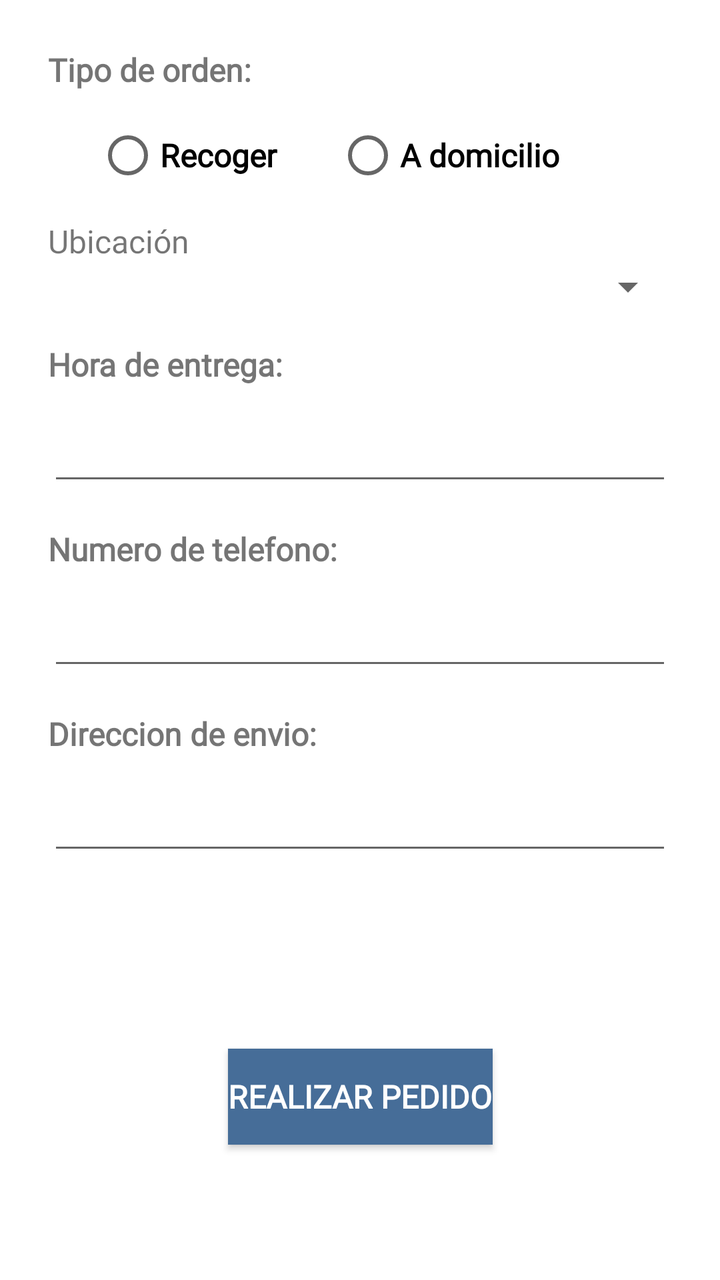
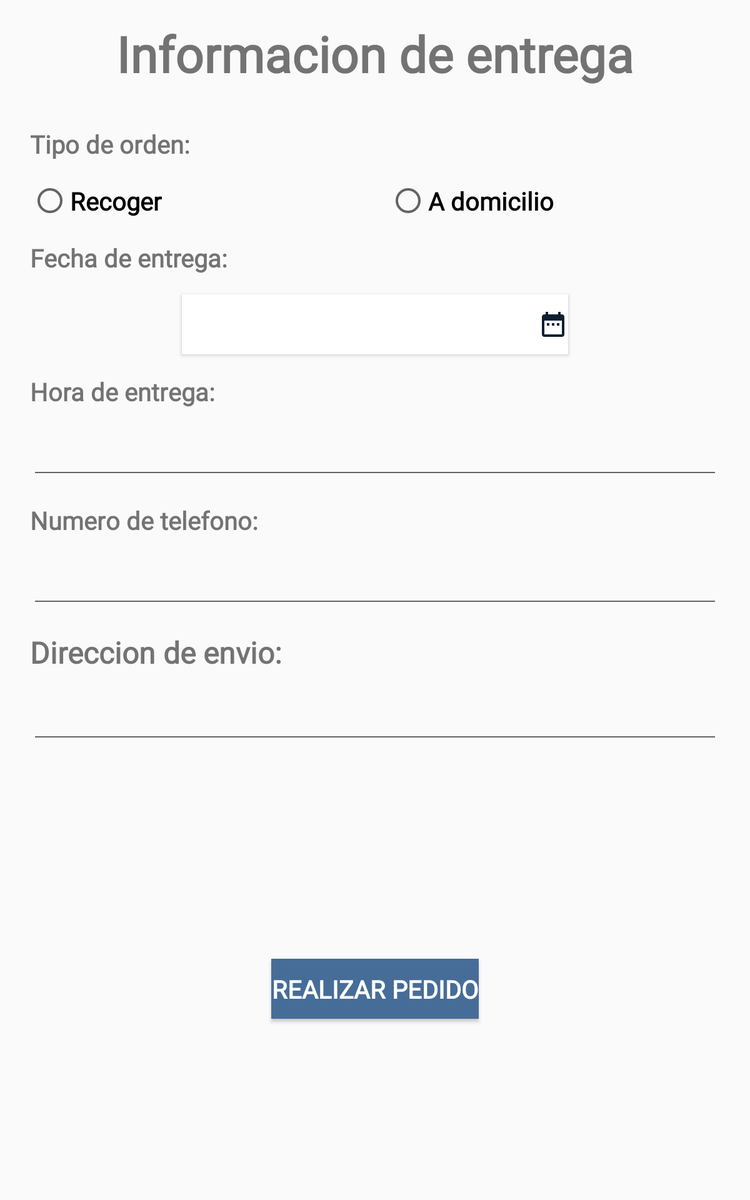

The same Android screen from two of the app's own layout files: first res/layout/ as a phone draws it, then the repository's variant for another configuration, drawn on a device whose configuration selects that folder. Both files follow.
<!-- AndroidManifest.xml: application theme AppTheme -->
<!-- res/layout/fragment_complete_order.xml -->
<?xml version="1.0" encoding="utf-8"?>
<androidx.constraintlayout.widget.ConstraintLayout xmlns:android="http://schemas.android.com/apk/res/android"
    xmlns:app="http://schemas.android.com/apk/res-auto"
    xmlns:tools="http://schemas.android.com/tools"
    android:layout_width="match_parent"
    android:layout_height="match_parent"
    android:background="#FFFF"
    tools:context=".FragmentCompleteOrder">


    <RadioGroup
        android:id="@+id/opcionesSer"
        android:layout_width="340dp"
        android:layout_height="wrap_content"
        android:layout_marginStart="24dp"
        android:layout_marginBottom="24dp"

        android:orientation="horizontal"
        app:layout_constraintBottom_toTopOf="@+id/textType2"
        app:layout_constraintStart_toStartOf="parent"
        app:layout_constraintTop_toBottomOf="@+id/textType">



        <RadioButton
            android:id="@+id/btnCollect"
            android:layout_width="96dp"
            android:layout_height="wrap_content"
            android:layout_marginStart="24dp"
            android:layout_marginTop="16dp"
            android:fontFamily="@font/halant"
            android:text="@string/type_order_btn"
            android:textSize="@dimen/size_content_letter"
            app:layout_constraintBottom_toBottomOf="@+id/btnAtHome"
            app:layout_constraintStart_toStartOf="parent"
            app:layout_constraintTop_toBottomOf="@+id/textType" />

        <RadioButton
            android:id="@+id/btnAtHome"
            android:layout_width="wrap_content"
            android:layout_height="wrap_content"
            android:layout_marginStart="24dp"
            android:layout_marginTop="16dp"
            android:fontFamily="@font/halant"
            android:text="@string/type_order_btn2"
            android:textSize="@dimen/size_content_letter"
            app:layout_constraintEnd_toEndOf="parent"
            app:layout_constraintStart_toEndOf="@+id/btnCollect"
            app:layout_constraintTop_toBottomOf="@+id/textType" />


    </RadioGroup>


    <TextView
        android:id="@+id/textType"
        android:layout_width="wrap_content"
        android:layout_height="wrap_content"
        android:layout_marginStart="24dp"
        android:layout_marginTop="24dp"
        android:fontFamily="@font/halant"
        android:text="@string/type_order_textview"
        android:textSize="@dimen/size_content_letter"
        app:layout_constraintEnd_toEndOf="parent"
        app:layout_constraintHorizontal_bias="0.0"
        app:layout_constraintStart_toStartOf="parent"
        app:layout_constraintTop_toTopOf="parent" />

    <TextView
        android:id="@+id/textType2"
        android:layout_width="wrap_content"
        android:layout_height="wrap_content"
        android:layout_marginStart="24dp"
        android:layout_marginTop="16dp"
        android:fontFamily="@font/halant"
        android:text="Ubicación"
        android:textSize="@dimen/size_content_letter"
        app:layout_constraintEnd_toEndOf="parent"
        app:layout_constraintHorizontal_bias="0.0"
        app:layout_constraintStart_toStartOf="parent"
        app:layout_constraintTop_toBottomOf="@+id/opcionesSer" />

    <TextView
        android:id="@+id/textHour"
        android:layout_width="wrap_content"
        android:layout_height="wrap_content"
        android:layout_marginStart="24dp"
        android:layout_marginTop="@dimen/margin_st"
        android:fontFamily="@font/halant"
        android:text="@string/hour_textview"
        android:textSize="@dimen/size_content_letter"
        app:layout_constraintEnd_toEndOf="parent"
        app:layout_constraintHorizontal_bias="0.0"
        app:layout_constraintStart_toStartOf="parent"
        app:layout_constraintTop_toBottomOf="@+id/spinner2" />


    <EditText
        android:id="@+id/editHour"
        android:layout_width="match_parent"
        android:layout_height="wrap_content"
        android:layout_marginStart="24dp"
        android:layout_marginTop="16dp"
        android:layout_marginEnd="24dp"
        android:ems="10"
        android:inputType="number"
        android:textSize="@dimen/size_content_letter"
        app:layout_constraintEnd_toEndOf="parent"
        app:layout_constraintStart_toStartOf="parent"
        app:layout_constraintTop_toBottomOf="@+id/textHour" />

    <TextView
        android:id="@+id/textPhone"
        android:layout_width="wrap_content"
        android:layout_height="wrap_content"
        android:layout_marginStart="24dp"
        android:layout_marginTop="16dp"
        android:fontFamily="@font/halant"
        android:text="@string/phone_textview"
        android:textSize="@dimen/size_content_letter"
        app:layout_constraintEnd_toEndOf="parent"
        app:layout_constraintHorizontal_bias="0.0"
        app:layout_constraintStart_toStartOf="parent"
        app:layout_constraintTop_toBottomOf="@+id/editHour" />

    <EditText
        android:id="@+id/editPhone"
        android:layout_width="match_parent"
        android:layout_height="wrap_content"
        android:layout_marginStart="24dp"
        android:layout_marginTop="16dp"
        android:layout_marginEnd="24dp"
        android:ems="10"
        android:inputType="number"
        android:textSize="@dimen/size_content_letter"
        app:layout_constraintEnd_toEndOf="parent"
        app:layout_constraintStart_toStartOf="parent"
        app:layout_constraintTop_toBottomOf="@+id/textPhone" />

    <TextView
        android:id="@+id/textDirection"
        android:layout_width="wrap_content"
        android:layout_height="wrap_content"
        android:layout_marginStart="24dp"
        android:layout_marginTop="16dp"
        android:fontFamily="@font/halant"
        android:text="@string/direction_textview"
        android:textSize="@dimen/size_content_letter"
        app:layout_constraintEnd_toEndOf="parent"
        app:layout_constraintHorizontal_bias="0.0"
        app:layout_constraintStart_toStartOf="parent"
        app:layout_constraintTop_toBottomOf="@+id/editPhone" />

    <EditText
        android:id="@+id/editDirection"
        android:layout_width="match_parent"
        android:layout_height="wrap_content"
        android:layout_marginStart="24dp"
        android:layout_marginTop="16dp"
        android:layout_marginEnd="24dp"
        android:ems="10"
        android:fontFamily="@font/halant"
        android:gravity="start|top"
        android:inputType="textMultiLine"
        android:textSize="@dimen/size_content_letter"
        app:layout_constraintEnd_toEndOf="parent"
        app:layout_constraintHorizontal_bias="0.09"
        app:layout_constraintStart_toStartOf="parent"
        app:layout_constraintTop_toBottomOf="@+id/textDirection" />

    <Button
        android:id="@+id/button2"
        android:layout_width="wrap_content"
        android:layout_height="wrap_content"
        android:layout_marginStart="@dimen/margin_st"
        android:layout_marginTop="24dp"
        android:layout_marginEnd="@dimen/margin_st"
        android:background="@color/color_12"
        android:fontFamily="@font/halant"
        android:text="@string/finalizar_btn"
        android:textColor="#FFFF"
        android:textSize="@dimen/size_content_letter"
        app:layout_constraintBottom_toBottomOf="parent"
        app:layout_constraintEnd_toEndOf="parent"
        app:layout_constraintStart_toStartOf="parent"
        app:layout_constraintTop_toBottomOf="@+id/editDirection" />

    <Spinner
        android:id="@+id/spinner2"
        android:layout_width="@dimen/spinner_width"
        android:layout_height="wrap_content"
        android:layout_marginStart="@dimen/margin_ft"
        android:layout_marginEnd="@dimen/margin_tf"
        android:clickable="false"
        app:layout_constraintEnd_toEndOf="parent"
        app:layout_constraintHorizontal_bias="0.571"
        app:layout_constraintStart_toStartOf="parent"
        app:layout_constraintTop_toBottomOf="@+id/textType2" />


</androidx.constraintlayout.widget.ConstraintLayout>
<!-- resources referenced by this layout -->
<resources>
  <color name="color_12">#466D98</color>
  <dimen name="margin_ft">40dp</dimen>
  <dimen name="margin_st">16dp</dimen>
  <dimen name="margin_tf">24dp</dimen>
  <dimen name="size_content_letter">16sp</dimen>
  <dimen name="spinner_width">300dp</dimen>
  <string name="direction_textview"><b>Direccion de envio:</b></string>
  <string name="finalizar_btn"><b>Realizar pedido</b></string>
  <string name="hour_textview"><b>Hora de entrega:</b></string>
  <string name="phone_textview"><b>Numero de telefono:</b></string>
  <string name="type_order_btn"><b>Recoger</b></string>
  <string name="type_order_btn2"><b>A domicilio</b></string>
  <string name="type_order_textview"><b>Tipo de orden:</b></string>
  <style name="AppTheme" parent="Theme.AppCompat.Light.NoActionBar">
          
          <item name="colorPrimary">@color/splash_screen_color</item>
          <item name="colorPrimaryDark">@color/colorPrimaryDark</item>
          <item name="colorAccent">@color/colorAccent</item>
      </style>
  <color name="splash_screen_color">#012C49</color>
  <color name="colorPrimaryDark">#3700B3</color>
  <color name="colorAccent">#03DAC5</color>
</resources>
<!-- res/layout-sw600dp/fragment_complete_order.xml (the repository's variant of the layout above) -->
<!-- drawn on a 7-inch tablet held upright -->
<?xml version="1.0" encoding="utf-8"?>
<androidx.constraintlayout.widget.ConstraintLayout xmlns:android="http://schemas.android.com/apk/res/android"
    xmlns:app="http://schemas.android.com/apk/res-auto"
    xmlns:tools="http://schemas.android.com/tools"
    android:layout_width="match_parent"
    android:layout_height="match_parent"
    tools:context=".FragmentCompleteOrder">


    <TextView
        android:id="@+id/textTittle"
        android:layout_width="wrap_content"
        android:layout_height="wrap_content"
        android:layout_marginStart="@dimen/margin_st"
        android:layout_marginTop="@dimen/margin_st"
        android:layout_marginEnd="@dimen/margin_st"
        android:fontFamily="@font/halant"
        android:text="@string/tittle_textview"
        android:textSize="@dimen/size_title_letter2"
        app:layout_constraintEnd_toEndOf="parent"
        app:layout_constraintStart_toStartOf="parent"
        app:layout_constraintTop_toTopOf="parent" />

    <RadioButton
        android:id="@+id/btnAtHome"
        android:layout_width="wrap_content"
        android:layout_height="wrap_content"
        android:layout_marginStart="24dp"
        android:layout_marginTop="16dp"
        android:fontFamily="@font/halant"
        android:text="@string/type_order_btn2"
        android:textSize="@dimen/size_title_letter3"
        app:layout_constraintEnd_toEndOf="parent"
        app:layout_constraintStart_toEndOf="@+id/btnCollect"
        app:layout_constraintTop_toBottomOf="@+id/textType" />

    <RadioButton
        android:id="@+id/btnCollect"
        android:layout_width="wrap_content"
        android:layout_height="wrap_content"
        android:layout_marginStart="24dp"
        android:layout_marginTop="16dp"
        android:fontFamily="@font/halant"
        android:text="@string/type_order_btn"
        android:textSize="@dimen/size_title_letter3"
        app:layout_constraintBottom_toBottomOf="@+id/btnAtHome"
        app:layout_constraintStart_toStartOf="parent"
        app:layout_constraintTop_toBottomOf="@+id/textType" />

    <TextView
        android:id="@+id/textType"
        android:layout_width="wrap_content"
        android:layout_height="wrap_content"
        android:layout_marginStart="24dp"
        android:layout_marginTop="32dp"
        android:fontFamily="@font/halant"
        android:text="@string/type_order_textview"
        android:textSize="@dimen/size_title_letter3"
        app:layout_constraintEnd_toEndOf="parent"
        app:layout_constraintHorizontal_bias="0.0"
        app:layout_constraintStart_toStartOf="parent"
        app:layout_constraintTop_toBottomOf="@+id/textTittle" />

    <TextView
        android:id="@+id/textType2"
        android:layout_width="wrap_content"
        android:layout_height="wrap_content"
        android:layout_marginStart="24dp"
        android:layout_marginTop="16dp"
        android:fontFamily="@font/halant"
        android:text="@string/date_textview"
        android:textSize="@dimen/size_title_letter3"
        app:layout_constraintEnd_toEndOf="parent"
        app:layout_constraintHorizontal_bias="0.0"
        app:layout_constraintStart_toStartOf="parent"
        app:layout_constraintTop_toBottomOf="@+id/btnCollect" />

    <Button
        android:id="@+id/btn_day"
        android:layout_width="309dp"
        android:layout_height="0dp"
        android:layout_marginStart="@dimen/margin_ft"
        android:layout_marginTop="16dp"
        android:layout_marginEnd="@dimen/margin_ft"
        android:background="#FFFFFF"
        android:drawableRight="@drawable/ic_date"
        android:fontFamily="@font/halant"
        android:textSize="@dimen/size_title_letter3"
        app:layout_constraintEnd_toEndOf="parent"
        app:layout_constraintStart_toStartOf="parent"
        app:layout_constraintTop_toBottomOf="@+id/textType2" />

    <TextView
        android:id="@+id/textHour"
        android:layout_width="wrap_content"
        android:layout_height="wrap_content"
        android:layout_marginStart="24dp"
        android:layout_marginTop="16dp"
        android:fontFamily="@font/halant"
        android:text="@string/hour_textview"
        android:textSize="@dimen/size_title_letter3"
        app:layout_constraintEnd_toEndOf="parent"
        app:layout_constraintHorizontal_bias="0.0"
        app:layout_constraintStart_toStartOf="parent"
        app:layout_constraintTop_toBottomOf="@+id/btn_day" />


    <EditText
        android:id="@+id/editHour"
        android:layout_width="match_parent"
        android:layout_height="wrap_content"
        android:layout_marginStart="24dp"
        android:layout_marginTop="16dp"
        android:layout_marginEnd="24dp"
        android:ems="10"
        android:inputType="number"
        android:textSize="@dimen/size_title_letter3"
        app:layout_constraintEnd_toEndOf="parent"
        app:layout_constraintStart_toStartOf="parent"
        app:layout_constraintTop_toBottomOf="@+id/textHour" />

    <TextView
        android:id="@+id/textPhone"
        android:layout_width="wrap_content"
        android:layout_height="wrap_content"
        android:layout_marginStart="24dp"
        android:layout_marginTop="16dp"
        android:fontFamily="@font/halant"
        android:text="@string/phone_textview"
        android:textSize="@dimen/size_title_letter3"
        app:layout_constraintEnd_toEndOf="parent"
        app:layout_constraintHorizontal_bias="0.0"
        app:layout_constraintStart_toStartOf="parent"
        app:layout_constraintTop_toBottomOf="@+id/editHour" />

    <EditText
        android:id="@+id/editPhone"
        android:layout_width="match_parent"
        android:layout_height="wrap_content"
        android:layout_marginStart="24dp"
        android:layout_marginTop="16dp"
        android:layout_marginEnd="24dp"
        android:ems="10"
        android:inputType="number"
        android:textSize="@dimen/size_title_letter3"
        app:layout_constraintEnd_toEndOf="parent"
        app:layout_constraintStart_toStartOf="parent"
        app:layout_constraintTop_toBottomOf="@+id/textPhone" />

    <TextView
        android:id="@+id/textDirection"
        android:layout_width="wrap_content"
        android:layout_height="wrap_content"
        android:layout_marginStart="24dp"
        android:layout_marginTop="16dp"
        android:fontFamily="@font/halant"
        android:text="@string/direction_textview"
        android:textSize="@dimen/size_content_letter"
        app:layout_constraintEnd_toEndOf="parent"
        app:layout_constraintHorizontal_bias="0.0"
        app:layout_constraintStart_toStartOf="parent"
        app:layout_constraintTop_toBottomOf="@+id/editPhone" />

    <EditText
        android:id="@+id/editDirection"
        android:layout_width="match_parent"
        android:layout_height="wrap_content"
        android:layout_marginStart="24dp"
        android:layout_marginTop="16dp"
        android:layout_marginEnd="24dp"
        android:ems="10"
        android:fontFamily="@font/halant"
        android:gravity="start|top"
        android:inputType="textMultiLine"
        android:textSize="@dimen/size_title_letter3"
        app:layout_constraintEnd_toEndOf="parent"
        app:layout_constraintHorizontal_bias="0.09"
        app:layout_constraintStart_toStartOf="parent"
        app:layout_constraintTop_toBottomOf="@+id/textDirection" />

    <Button
        android:id="@+id/button2"
        android:layout_width="wrap_content"
        android:layout_height="wrap_content"
        android:layout_marginStart="@dimen/margin_st"
        android:layout_marginTop="@dimen/margin_ft"
        android:layout_marginEnd="@dimen/margin_st"
        android:layout_marginBottom="@dimen/margin_st"
        android:background="@color/color_12"
        android:fontFamily="@font/halant"
        android:text="@string/finalizar_btn"
        android:textColor="#FFFF"
        android:textSize="@dimen/size_title_letter3"
        app:layout_constraintBottom_toBottomOf="parent"
        app:layout_constraintEnd_toEndOf="parent"
        app:layout_constraintStart_toStartOf="parent"
        app:layout_constraintTop_toBottomOf="@+id/editDirection" />
</androidx.constraintlayout.widget.ConstraintLayout>
<!-- resources referenced by the variant -->
<!-- as a 7-inch tablet held upright resolves them -->
<resources>
  <color name="color_12">#466D98</color>
  <dimen name="margin_ft">40dp</dimen>
  <dimen name="margin_st">16dp</dimen>
  <!-- from res/values-large/ -->
  <dimen name="size_content_letter">24sp</dimen>
  <!-- from res/values-large/ -->
  <dimen name="size_title_letter2">40sp</dimen>
  <dimen name="size_title_letter3">20sp</dimen>
  <!-- drawable ic_date (drawable) -->
  <vector android:height="24dp" android:tint="#0D2031"
      android:viewportHeight="24.0" android:viewportWidth="24.0"
      android:width="24dp" xmlns:android="http://schemas.android.com/apk/res/android">
      <path android:fillColor="#FF000000" android:pathData="M9,11L7,11v2h2v-2zM13,11h-2v2h2v-2zM17,11h-2v2h2v-2zM19,4h-1L18,2h-2v2L8,4L8,2L6,2v2L5,4c-1.11,0 -1.99,0.9 -1.99,2L3,20c0,1.1 0.89,2 2,2h14c1.1,0 2,-0.9 2,-2L21,6c0,-1.1 -0.9,-2 -2,-2zM19,20L5,20L5,9h14v11z"/>
  </vector>
  <string name="date_textview"><b>Fecha de entrega:</b></string>
  <string name="direction_textview"><b>Direccion de envio:</b></string>
  <string name="finalizar_btn"><b>Realizar pedido</b></string>
  <string name="hour_textview"><b>Hora de entrega:</b></string>
  <string name="phone_textview"><b>Numero de telefono:</b></string>
  <string name="tittle_textview"><b>Informacion de entrega</b></string>
  <string name="type_order_btn"><b>Recoger</b></string>
  <string name="type_order_btn2"><b>A domicilio</b></string>
  <string name="type_order_textview"><b>Tipo de orden:</b></string>
  <style name="AppTheme" parent="Theme.AppCompat.Light.NoActionBar">
          
          <item name="colorPrimary">@color/splash_screen_color</item>
          <item name="colorPrimaryDark">@color/colorPrimaryDark</item>
          <item name="colorAccent">@color/colorAccent</item>
      </style>
  <color name="splash_screen_color">#012C49</color>
  <color name="colorPrimaryDark">#3700B3</color>
  <color name="colorAccent">#03DAC5</color>
</resources>
